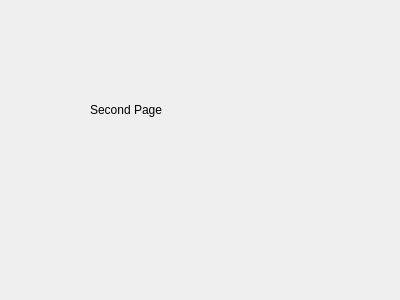
<?xml version="1.0" encoding="UTF-8"?>
<ui version="4.0">
 <class>Dialog</class>
 <widget class="QDialog" name="Dialog">
  <property name="geometry">
   <rect>
    <x>0</x>
    <y>0</y>
    <width>400</width>
    <height>300</height>
   </rect>
  </property>
  <property name="windowTitle">
   <string>Dialog</string>
  </property>
  <widget class="QLabel" name="label">
   <property name="geometry">
    <rect>
     <x>90</x>
     <y>89</y>
     <width>251</width>
     <height>41</height>
    </rect>
   </property>
   <property name="text">
    <string>Second Page</string>
   </property>
  </widget>
 </widget>
 <resources/>
 <connections/>
</ui>
